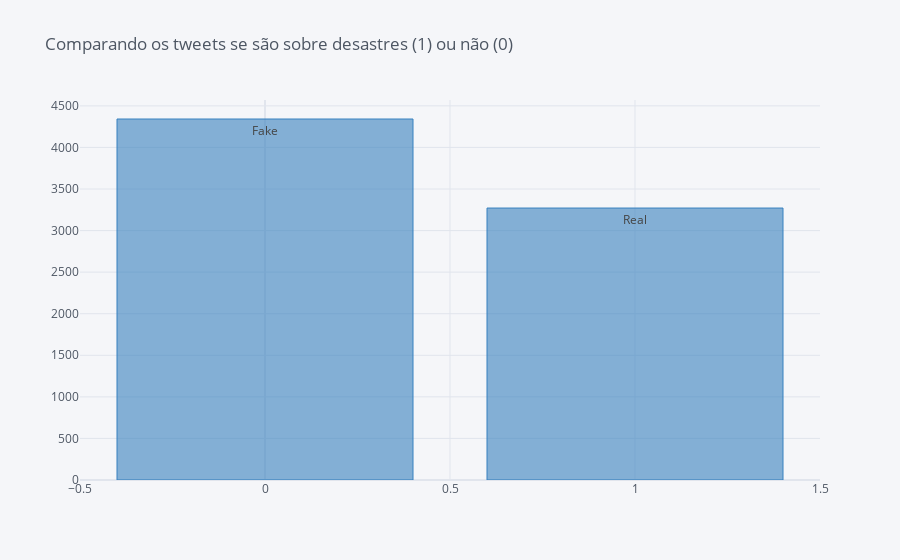

This figure's notebook cell:
### Code cell
train["target"].value_counts().iplot(kind='bar',text=['Fake', 'Real'], title='Comparando os tweets se são sobre desastres (1) ou não (0)',color=['blue'])

### Figure 1 — Plotly figure (JSON) as saved in the notebook; plotly's stock layout.template omitted (floating-point values rounded to 4 significant figures)
{"data": [{"marker": {"color": "rgba(55, 128, 191, 0.6)", "line": {"color": "rgba(55, 128, 191, 1.0)", "width": 1}}, "name": "target", "orientation": "v", "text": ["Fake", "Real"], "type": "bar", "x": [0, 1], "y": [4342, 3271]}], "layout": {"legend": {"bgcolor": "#F5F6F9", "font": {"color": "#4D5663"}}, "paper_bgcolor": "#F5F6F9", "plot_bgcolor": "#F5F6F9", "title": {"font": {"color": "#4D5663"}, "text": "Comparando os tweets se são sobre desastres (1) ou não (0)"}, "xaxis": {"gridcolor": "#E1E5ED", "showgrid": true, "tickfont": {"color": "#4D5663"}, "title": {"font": {"color": "#4D5663"}, "text": ""}, "zerolinecolor": "#E1E5ED"}, "yaxis": {"gridcolor": "#E1E5ED", "showgrid": true, "tickfont": {"color": "#4D5663"}, "title": {"font": {"color": "#4D5663"}, "text": ""}, "zerolinecolor": "#E1E5ED"}}}
